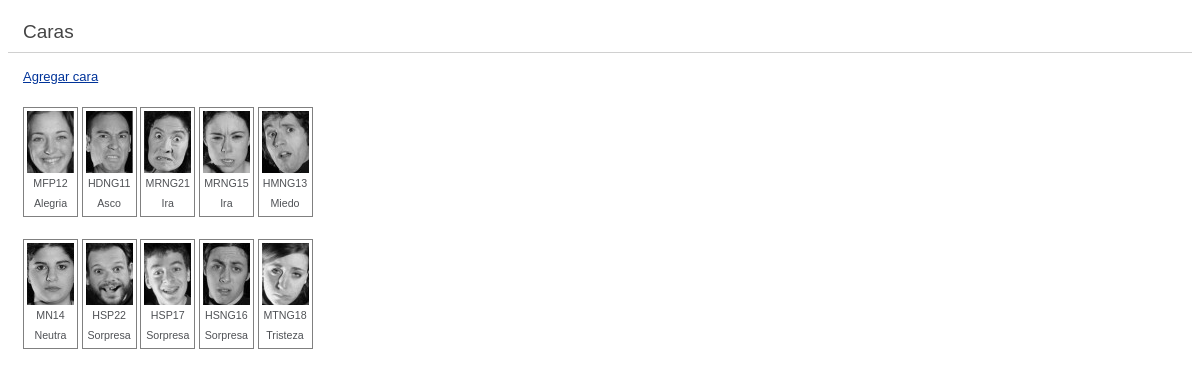
The app's page /index.php/faces with its own data.
### tables this page shows
CREATE TABLE `picture` (
  `id` int(10) unsigned NOT NULL auto_increment,
  `path` varchar(50) NOT NULL,
  `code` varchar(8) NOT NULL,
  `emotion` varchar(20) NOT NULL,
  `width` int(5) unsigned NOT NULL default '0',
  `height` int(5) unsigned NOT NULL default '0',
  PRIMARY KEY  (`id`)
);

### application/controllers/faces.php (called while the page is built, shortened)
<?php
class Faces extends CI_Controller {
	public function __construct()
	{
		$this->load->model('faces_model');
		$this->load->database();
		$this->load->helper('url');
	}
	public function index()
	{
		$data['title'] = 'Caras';
		$data['pictures'] = $this->faces_model->get();
		$this->load->view('templates/header', $data);
		$this->load->view('faces/index', $data);
		$this->load->view('templates/footer');
	}
}

### index.php (called while the page is built, shortened)
<?php
require_once BASEPATH.'core/CodeIgniter.php';

### application/models/faces_model.php (called while the page is built, shortened)
<?php
class Faces_model extends CI_Model {
	public function get()
	{
		$this->db->from('picture')->order_by("emotion", "asc");
		return $this->db->get()->result_array();
	}
}

### application/views/faces/index.php (the view, shortened to what this page needs)
<div id="main">
	<div>
		<a href="#" id="btn-add">Agregar cara</a><br/><br/>
	</div>
	<div id="gallery">
	<?php
	$i = 0;
	$max_per_row = 5;
	if (sizeof($pictures) > 0) :
		foreach ($pictures as $picture): ?>
			<div class="pic-item">
				<div class="pic-img" style="width:<?php echo Faces_model::$MAX_THUMB_WIDTH?>px; height:<?php echo Faces_model::$MAX_THUMB_HEIGHT?>px;">
					<img src="<?php echo base_url() . 'resources/img/set1/thumbs/' . $picture['path']?>" />
				</div>
				<div class="pic-info" style="width:<?php echo Faces_model::$MAX_THUMB_WIDTH?>px;">
					<?php echo $picture['code'] . '<br/>' . ucfirst($picture['emotion'])?>
				</div>
			</div>
			<?php
			if (++$i % $max_per_row == 0) {
				echo "<br/><br/>";
			}
		endforeach;
	else:
		echo "A&uacute;n no hay im&aacute;genes";
	endif;
	?>
	</div>
</div>

### resources/css/theme.css (style rules this page uses)
body { background-color: #fff; font: 13px/20px normal Helvetica, Arial, sans-serif; color: #4F5155; }
a { color: #003399; background-color: transparent; font-weight: normal; }
#main { text-align: center; height: 100%; text-align: left; padding: 15px; padding-top: 0px }
#gallery { text-align: left; }
.pic-item { display: inline-block; border: gray solid 1px; padding: 3px; }
.pic-img { overflow: hidden; margin-left: auto; margin-right: auto }
.pic-info { text-align: center; font-size: 8pt; overflow: hidden; margin-left: auto; }

### records on screen
picture: path (picture), code "MFP12", emotion "Alegria"
picture: path (picture), code "HDNG11", emotion "Asco"
picture: path (picture), code "MRNG21", emotion "Ira"
picture: path (picture), code "MRNG15", emotion "Ira"
picture: path (picture), code "HMNG13", emotion "Miedo"
picture: path (picture), code "MN14", emotion "Neutra"
picture: path (picture), code "HSP22", emotion "Sorpresa"
picture: path (picture), code "HSP17", emotion "Sorpresa"
picture: path (picture), code "HSNG16", emotion "Sorpresa"
picture: path (picture), code "MTNG18", emotion "Tristeza"

### other values on screen
$title "Caras"
